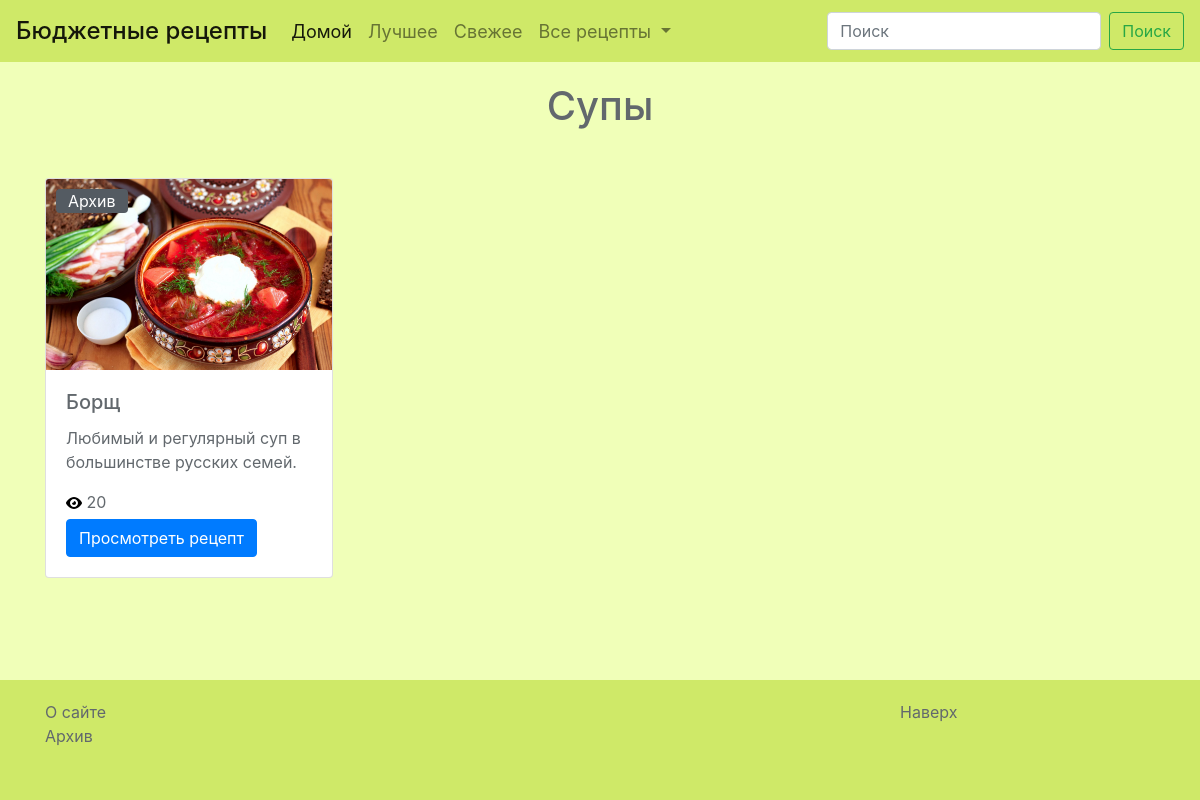
The app's page /tags/?pokushatz=Суп, older data.
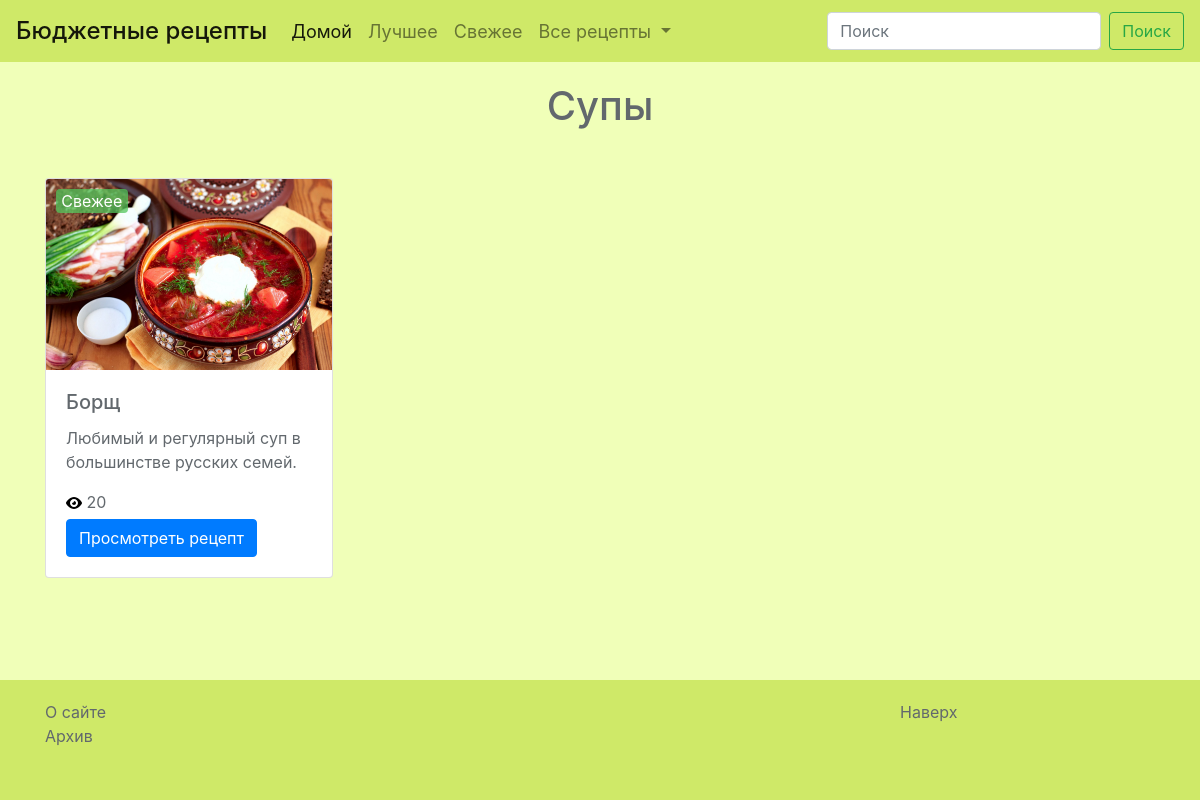
The same page, newer data.
### recipes/models.py (models this page shows, shortened)
class Recipe(models.Model):
    TAG_CHOICES = (('Горячее блюдо', 'Горячее блюдо'), ('Холодное блюдо', 'Холодное блюдо'), ('Салат', 'Салат'), ('Суп', 'Суп'), ('Выпечка', 'Выпечка'))
    STATUS_CHOICES = (('Свежее', 'Свежее'), ('Популярное', 'Популярное'), ('Лучшее', 'Лучшее'), ('Архив', 'Архив'))
    name = models.CharField(max_length=64, default=None)
    description = models.TextField(default=None, max_length=100, blank=True, null=True)
    ingredients = models.TextField(default=None)
    full_recipe = models.TextField(default=None)
    views_counter = models.IntegerField(default=None, blank=True, null=True)
    tag = models.CharField(max_length=64, choices=TAG_CHOICES, default=None)
    status = models.CharField(max_length=64, choices=STATUS_CHOICES, default=None, blank=True, null=True)
    image = models.ImageField(upload_to='recipes/images/', blank=True)
    created = models.DateTimeField(auto_now_add=True, auto_now=False)
    updated = models.DateTimeField(auto_now_add=False, auto_now=True)
    class Meta:
        verbose_name='Рецепт'
        verbose_name_plural='Рецепты'

### landing/views.py (the view)
# urls.py: url(r'^tags/$', views.tags, name = 'tags'),
def tags(request):
	pokushatz = request.GET.get('pokushatz')
	recipes = Recipe.objects.filter(tag=pokushatz)
	if pokushatz == 'Суп':
		header = 'Супы'
	if pokushatz == 'Салат':
		header = 'Салаты'
	if pokushatz == 'Горячее блюдо':
		header = 'Горячие блюда'
	if pokushatz == 'Холодное блюдо':
		header = 'Холодные блюда'
	if pokushatz == 'Выпечка':
		header = 'Выпечка'
	return render(request, 'landing/pokushatz.html', locals())

### templates/landing/pokushatz.html (shortened to what this page needs)
{% extends 'base.html' %}
{% load staticfiles %}
    {% block content %}
        <div class='container'>
            <div class='row'>
                <div class='col-12'>
                    <h1 class='text-center'>{{ header }}</h1>
                </div>
            </div>
            <div class='row justify-content-center'>
                {% if recipes %}
                    {% for recipe in recipes %}
                        <div class='col'>
                            <div class="card" style="width: 18rem;">
                                <img class="card-img-top" src="{{ recipe.image.url }}">
                                <div class="card-body">
                                    <h5 class="card-title">{{ recipe.name }}</h5>
                                    <p class="card-text">{{ recipe.description }}</p>
                                    {% if recipe.status == 'Свежее' %}
                                        <span class='recipe-status new'>{{ recipe.status }}</span>
                                    {% endif %}
                                    {% if recipe.status == 'Архив' %}
                                        <span class='recipe-status archive'>{{ recipe.status }}</span>
                                    {% endif %}
                                    <img src="{% static 'img/view.svg' %}">
                                    <span class='recipe-views'> {{ recipe.views_counter }} </span><br>
                                    <a href="{% url 'recipe' recipe.id %}" class="btn btn-primary">Просмотреть рецепт</a>
                                </div>
                            </div>
                        </div>
                    {% endfor %}
                {% endif %}
            </div>
        </div>
    {% endblock %}

Row changes from the older to the newer data that the page shows:
changed Recipe "Борщ": status "Архив" → "Свежее"
